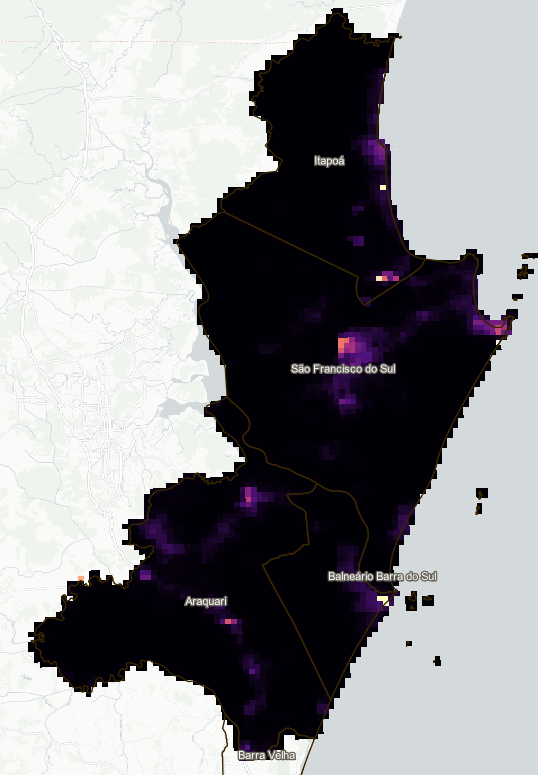
#> input picture assets/Joinville2015.png, 538 x 775 px
$ jupyter execute --allow-errors conurbacao_litoral_SC_joinville.ipynb
#> lines starting #> are read from the running program, lines starting #| are printed output that depends on the picture; after the words box and inside, x2 and y2 are one past the last pixel; in counts of white or black regions, pixels touching at a corner belong together; long printed decimals are rounded
[cell 1]
import matplotlib.pyplot as plt
from skimage import io
import numpy as np
import cv2
from skimage.color import rgb2gray
from sklearn.metrics.pairwise import euclidean_distances
from sklearn.cluster import DBSCAN

img = io.imread('assets/Joinville2015.png')
#> img is the input picture: shape (775, 538, 4); mean R, G, B, A 145.9, 146.1, 149.1, 255


if img.ndim == 3:
    if img.shape[-1] == 4:
        img = img[:, :, :3]
#> img: shape (775, 538, 3)
    img = rgb2gray(img)
#> img: shape (775, 538) float64


img = (img * 255).astype(np.uint8)

camada1 = (img >= 0) & (img < 50)
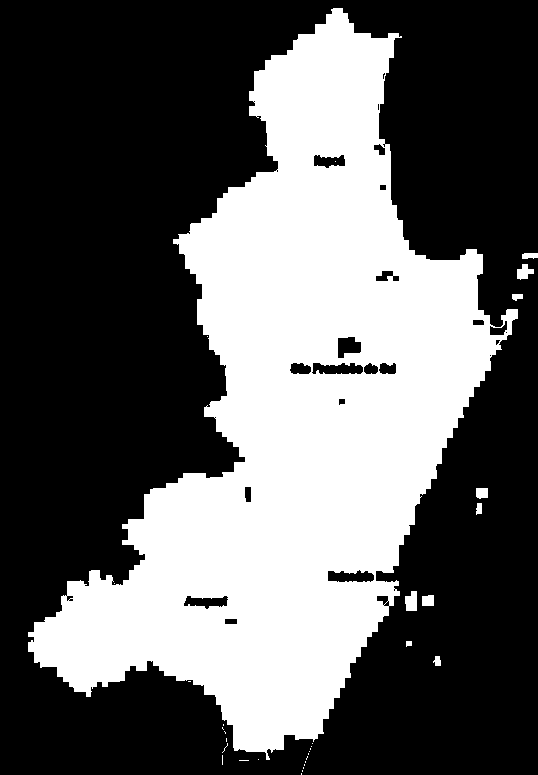
#> camada1: shape (775, 538) bool; 37.6% white; 33 white regions (23 under 20 px), largest, box (x1, y1, x2, y2) and area: (28, 8, 518, 760) 155741, (405, 591, 417, 611) 203, (517, 264, 534, 280) 171

camada2 = (img >= 50) & (img < 150)
#> camada2: shape (775, 538) bool; 0.75% white; 166 white regions (145 under 20 px), largest, box (x1, y1, x2, y2) and area: (338, 337, 361, 358) 357, (312, 363, 363, 374) 291, (328, 570, 374, 582) 230

camada3 = (img >= 150) & (img <= 255)
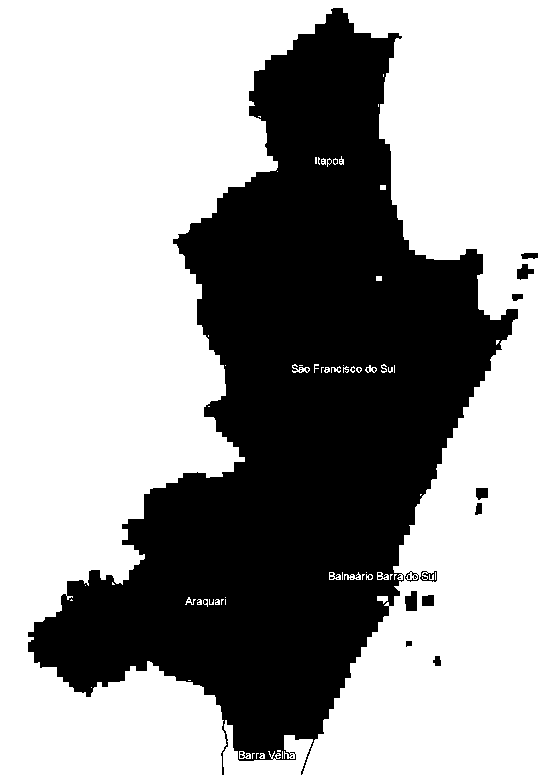
#> camada3: shape (775, 538) bool; 61.7% white; 37 black regions (25 under 20 px), largest, box (x1, y1, x2, y2) and area: (28, 8, 518, 775) 158665, (405, 591, 417, 611) 203, (517, 264, 534, 280) 172

fig, ax = plt.subplots(1,4, figsize=(15,5))

ax[0].imshow(img, cmap='gray')
ax[0].set_title('Original')

ax[1].imshow(camada1, cmap='gray')
ax[1].set_title('Escuros')

ax[2].imshow(camada2, cmap='gray')
ax[2].set_title('Médios')

ax[3].imshow(camada3, cmap='gray')
ax[3].set_title('Claros')

plt.show()

[cell 2]
from skimage import io
from skimage.color import rgb2gray
import numpy as np

def carregar_imagem(nome):

#> `area = np.sum(camada2)`: area = 3116
#> pass 2 of the loop `for ano in range(2015, 2026):`:
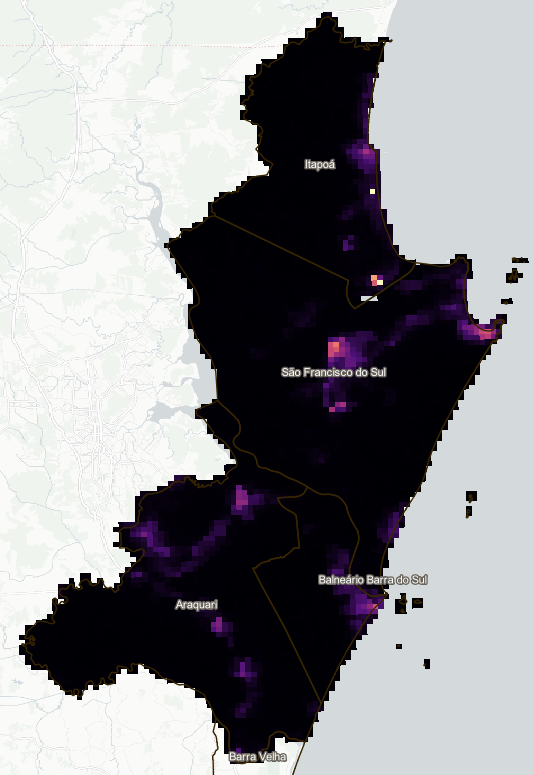
#> input picture assets/Joinville2016.png, 534 x 775 px
#> in carregar_imagem, img is the input picture: shape (775, 534, 4); mean R, G, B, A 145.5, 145.7, 148.7, 255
#> in carregar_imagem (call 2), `img = rgb2gray(img)`:
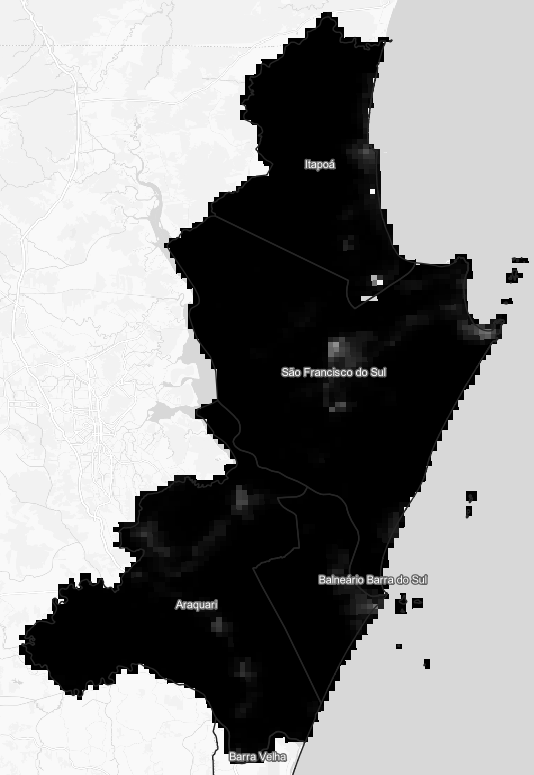
#> img: shape (775, 534) float64; min 0.00113, max 1, mean 0.572
#> `camada2 = (img >= 50) & (img < 150)`:
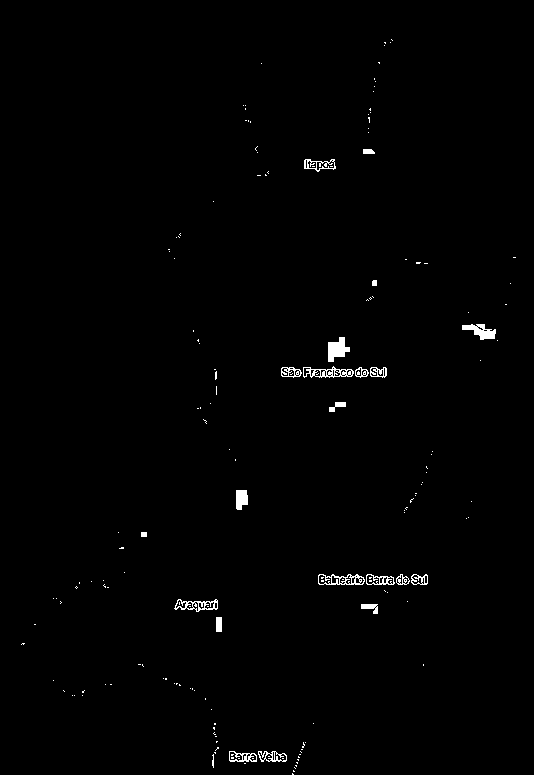
#> camada2: shape (775, 534) bool; 0.83% white; 172 white regions (150 under 20 px), largest, box (x1, y1, x2, y2) and area: (328, 337, 350, 362) 340, (462, 324, 496, 340) 293, (303, 366, 354, 378) 272
#> area = 3439
    img = io.imread(nome)

    if img.ndim == 3:

        if img.shape[-1] == 4:
            img = img[:, :, :3]

        img = rgb2gray(img)

    img = (img * 255).astype(np.uint8)

    return img

[cell 3]
anos = []
areas = []

#> (the rest of this cell did not finish here and is left out)

[cell 4]
anos = []
#> anos = []
#> `coords = np.column_stack( np.where(camada2) )`: coords = 3116 pairs, first value 23 to 774, second value 33 to 534
#> `labels = db.fit_predict(coords)`: labels = 3116 values, max 12 at index 2769, min -1 at index 0, mean 5.99
#> `clusters = len(set(labels))`: clusters = 14
#> `clusters -= 1`: clusters = 13
#> pass 2 of the loop `for ano in range(2015, 2026):`:
#> `coords = np.column_stack( np.where(camada2) )`: coords = 3439 pairs, first value 39 to 774, second value 21 to 515
#> `labels = db.fit_predict(coords)`: labels = 3439 values, max 12 at index 3079, min -1 at index 0, mean 5.46
#> `clusters = len(set(labels))`: clusters = 14
#> `clusters -= 1`: clusters = 13
num_clusters = []

#> (the rest of this cell did not finish here and is left out)

[cell 5]
plt.plot(
    anos,
    num_clusters,
    marker='o'
)

plt.xlabel('Ano')
plt.ylabel('Número de clusters')
plt.title('Fragmentação urbana')
plt.grid()

plt.show()

[cell 6]
from sklearn.cluster import KMeans

pixels = img.reshape(-1, 1)

kmeans = KMeans(n_clusters=4)

labels = kmeans.fit_predict(pixels)

segmentada = labels.reshape(img.shape)
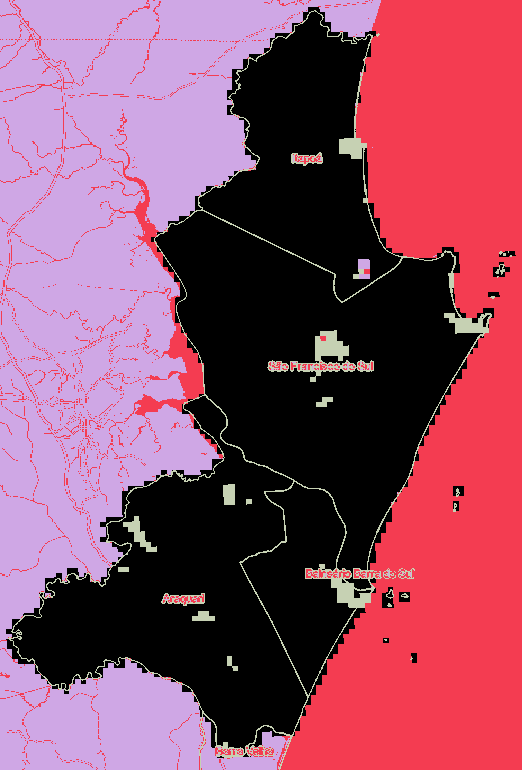
#> segmentada: shape (770, 522) int32; 4 distinct labels, from 0 to 3; one colour per label, 0 black

plt.imshow(segmentada, cmap='gray')
plt.colorbar()
plt.show()

[cell 7]
img2025 = io.imread('assets/Joinville2025.png')
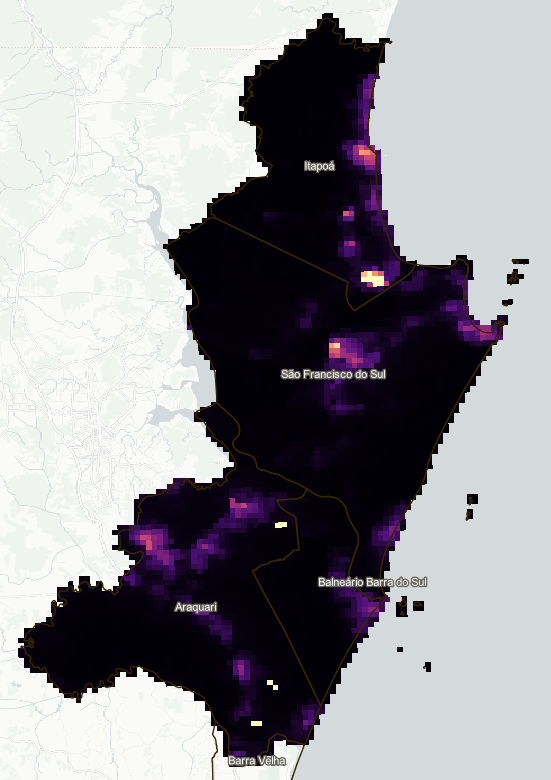
#> input picture assets/Joinville2025.png, 551 x 780 px
#> img2025 is the input picture: shape (780, 551, 4); mean R, G, B, A 149.4, 148.2, 153.4, 255


if img2025.ndim == 3:
    if img2025.shape[-1] == 4:
        img2025 = img2025[:, :, :3]
#> img2025: shape (780, 551, 3)
    img2025 = rgb2gray(img2025)
#> img2025: shape (780, 551) float64


img2025 = (img2025 * 255).astype(np.uint8)

camada12025 = (img2025 >= 0) & (img2025 < 50)
#> camada12025: shape (780, 551) bool; 36.2% white; 37 white regions (27 under 20 px), largest, box (x1, y1, x2, y2) and area: (18, 13, 508, 766) 154610, (396, 596, 408, 617) 199, (507, 269, 524, 285) 173

camada22025 = (img2025 >= 50) & (img2025 < 150)
#> camada22025: shape (780, 551) bool; 1.1% white; 157 white regions (127 under 20 px), largest, box (x1, y1, x2, y2) and area: (135, 530, 169, 565) 576, (329, 338, 363, 368) 475, (353, 145, 376, 170) 349

camada32025 = (img2025 >= 150) & (img2025 <= 255)
#> camada32025: shape (780, 551) bool; 62.7% white; 28 black regions (16 under 20 px), largest, box (x1, y1, x2, y2) and area: (18, 13, 508, 780) 158986, (396, 596, 408, 617) 199, (507, 269, 524, 286) 175

fig, ax = plt.subplots(1,4, figsize=(15,5))

ax[0].imshow(img2025, cmap='gray')
ax[0].set_title('Original')

ax[1].imshow(camada12025, cmap='gray')
ax[1].set_title('Escuros')

ax[2].imshow(camada22025, cmap='gray')
ax[2].set_title('Médios')

ax[3].imshow(camada32025, cmap='gray')
ax[3].set_title('Claros')

plt.show()

[cell 8]
pixels2025 = img2025.reshape(-1, 1)

kmeans2025 = KMeans(n_clusters=4)

labels2025 = kmeans2025.fit_predict(pixels2025)

segmentada2025 = labels2025.reshape(img2025.shape)
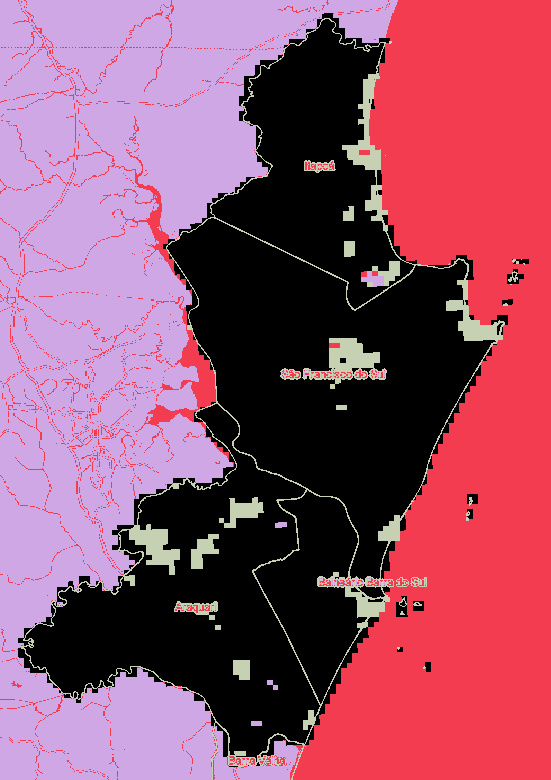
#> segmentada2025: shape (780, 551) int32; 4 distinct labels, from 0 to 3; one colour per label, 0 black

plt.imshow(segmentada2025, cmap='gray')
plt.colorbar()
plt.show()

[cell 9]
fig, ax = plt.subplots(1, 2, figsize=(10, 5))

ax[0].imshow(img, cmap='gray')
ax[0].set_title('2015')

ax[1].imshow(img2025, cmap='gray')
ax[1].set_title('2025')

plt.show()

[cell 10]
img2025 = cv2.resize(
    img2025,
    (img.shape[1], img.shape[0])
)
#> img2025: shape (770, 522)
diferenca = img2025.astype(np.int16) - img.astype(np.int16)

plt.figure(figsize=(10,8))
plt.imshow(diferenca, cmap='seismic')
plt.colorbar()
plt.title('Diferença 2025 - 2015')
plt.show()
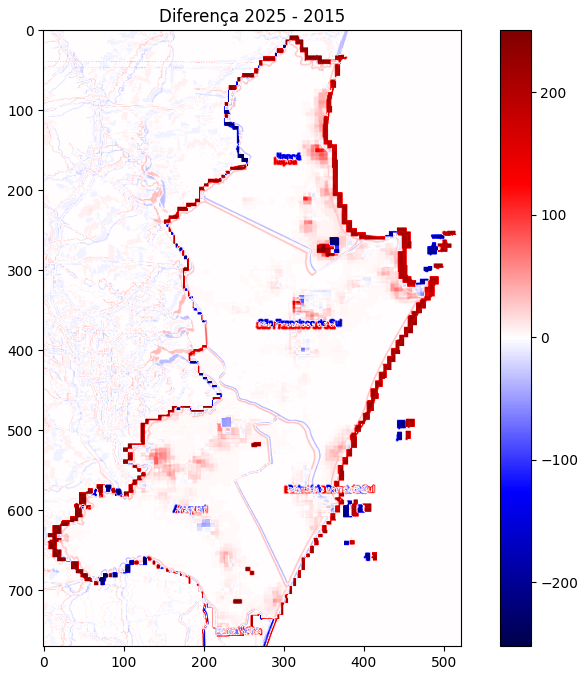
#> figure drawn by matplotlib, 2 panels

[cell 11]
coords = np.column_stack(
    np.where(camada22025)
)
#> coords = 4551 pairs, first value 43 to 779, second value 20 to 524

db = DBSCAN(
    eps=5,
    min_samples=20
)

labels = db.fit_predict(coords)
#> labels = 4551 values, max 19 at index 4193, min -1 at index 0, mean 10.01

valid_labels = labels[labels != -1]
#> valid_labels = 4264 values, max 19 at index 3952, min 0 at index 0, mean 10.75

clusters2025 = len(set(labels)) - (1 if -1 in labels else 0)
#> clusters2025 = 20

print("Clusters 2025:", clusters2025)
#| Clusters 2025: 20

if 0 in valid_labels and 1 in valid_labels:
    clusterA = coords[labels == 0]
#> clusterA = 61 pairs, first value 89 to 98, second value 363 to 373
    clusterB = coords[labels == 1]
#> clusterB = 370 pairs, first value 145 to 169, second value 353 to 375

    if len(clusterA) > 0 and len(clusterB) > 0:
        distancias = euclidean_distances(clusterA, clusterB)
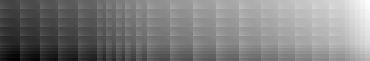
#> distancias: shape (61, 370) float64; min 47, max 80.75, mean 63.7; drawn with min black and max white
        distancia_minima_2025 = distancias.min()
#> distancia_minima_2025 = 47
        print("Distância mínima entres cidades 2025:", distancia_minima_2025)
#| Distância mínima entres cidades 2025: 47.0

[cell 12]
clusters = []

for label in set(labels):

    if label == -1:
        continue

    pontos = coords[labels == label]

    clusters.append(pontos)
#> this loop made 21 passes
#> label on pass 21: -1
#> after the loop, clusters = 20 items


clusters = sorted(
    clusters,
    key=lambda x: len(x),
    reverse=True
)

clusterA = clusters[0]
#> clusterA = 1017 pairs, first value 338 to 379, second value 280 to 385
clusterB = clusters[1]
#> clusterB = 576 pairs, first value 530 to 564, second value 135 to 168

[cell 13]
coords2015 = np.column_stack(np.where(camada2))
#> coords2015 = 3475 pairs, first value 31 to 769, second value 8 to 510
coords2025 = np.column_stack(np.where(camada22025))
#> coords2025 has the same summary as coords

db = DBSCAN(
    eps=5,
    min_samples=20
)

labels2015 = db.fit_predict(coords2015)
#> labels2015 = 3475 values, max 15 at index 3130, min -1 at index 0, mean 7.27

clusters2015 = len(set(labels2015)) - (1 if -1 in labels2015 else 0)
#> clusters2015 = 16

print("Clusters 2015:", clusters2015)
#| Clusters 2015: 16


valid_labels2015 = labels2015[labels2015 != -1]
#> valid_labels2015 = 3146 values, max 15 at index 2848, min 0 at index 0, mean 8.13

if 0 in valid_labels2015 and 1 in valid_labels2015:
    clusterA_2015 = coords2015[labels2015 == 0]
#> clusterA_2015 = 117 pairs, first value 138 to 153, second value 345 to 361
    clusterB_2015 = coords2015[labels2015 == 1]
#> clusterB_2015 = 175 pairs, first value 153 to 165, second value 291 to 322

    if len(clusterA_2015) > 0 and len(clusterB_2015) > 0:
        distancias_2015 = euclidean_distances(clusterA_2015, clusterB_2015)
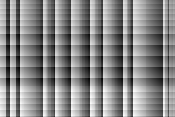
#> distancias_2015: shape (117, 175) float64; min 24.52, max 71.39, mean 49.3; drawn with min black and max white
        distancia_minima_2015 = distancias_2015.min()
#> distancia_minima_2015 = 24.52
        print("Distância mínima entre cidades 2015:", distancia_minima_2015)
#| Distância mínima entre cidades 2015: 24.515

[cell 14]
centroide2015 = coords2015.mean(axis=0)
#> centroide2015 = [463.8, 301.5]
centroide2025 = coords2025.mean(axis=0)
#> centroide2025 = [443.4, 307.2]

print("Centroide 2015:", centroide2015)
#| Centroide 2015: [463.818  301.538]
print("Centroide 2025:", centroide2025)
#| Centroide 2025: [443.419 307.185]

plt.figure(figsize=(10,8))

plt.imshow(img2025, cmap='gray')

plt.scatter(
    centroide2015[1],
    centroide2015[0],
    c='red',
    s=150,
    label='2015'
)

plt.scatter(
    centroide2025[1],
    centroide2025[0],
    c='blue',
    s=150,
    label='2025'
)

plt.legend()
plt.title("Deslocamento do centroide urbano")
plt.show()
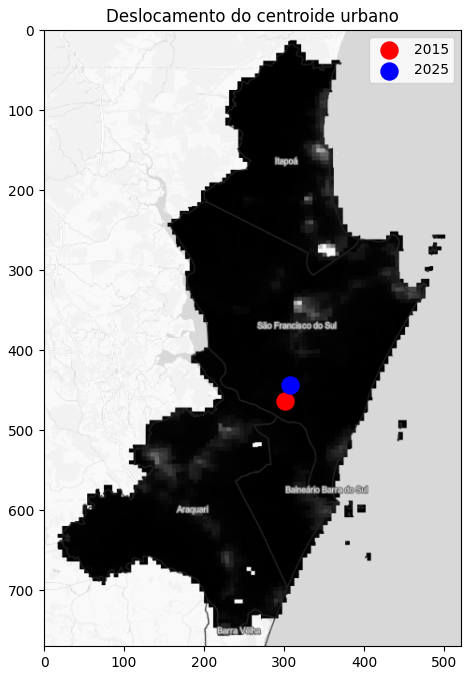
#> figure drawn by matplotlib, 1 panel

[cell 15]
area_20153 = np.sum(camada3)
#> area_20153 = 257104
area_20253 = np.sum(camada32025)
#> area_20253 = 269655
area_20152 = np.sum(camada2)
#> area_20152 = 3475
area_20252 = np.sum(camada22025)
#> area_20252 = 4551
area_20151 = np.sum(camada1)
#> area_20151 = 156730
area_20251 = np.sum(camada12025)
#> area_20251 = 155574


crescimento1 = ((area_20251 - area_20151) / area_20151) * 100
#> crescimento1 = -0.738
crescimento2 = ((area_20252 - area_20152) / area_20152) * 100
#> crescimento2 = 30.96
crescimento3 = ((area_20253 - area_20153) / area_20153) * 100
#> crescimento3 = 4.88


print("Crescimento urbano primeira camada: ", crescimento1, "%")
#| Crescimento urbano primeira camada:  -0.7376 %
print("Crescimento urbano segunda camada:", crescimento2, "%")
#| Crescimento urbano segunda camada: 30.964 %
print("Crescimento urbano terceira camada: ", crescimento3, "%")
#| Crescimento urbano terceira camada:  4.882 %

[cell 16]
img = carregar_imagem(
    'assets/Joinville2025.png'
)

camada2 = (img >= 50) & (img < 150)

h, w = camada2.shape

y1 = int(h * 0.40)
y2 = int(h * 0.60)

x1 = int(w * 0.35)
x2 = int(w * 0.65)

plt.figure(figsize=(10,8))

plt.imshow(camada2, cmap='gray')

plt.plot(
    [x1, x2, x2, x1, x1],
    [y1, y1, y2, y2, y1],
    'r',
    linewidth=2
)

plt.title('Faixa analisada')

plt.show()
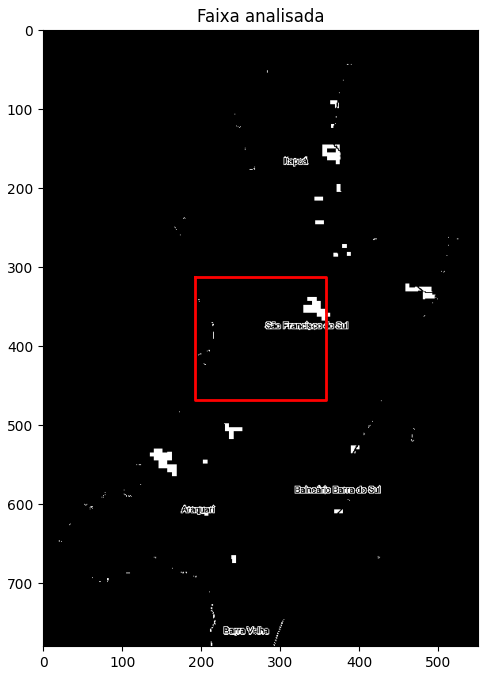
#> figure drawn by matplotlib, 1 panel
#> `coords = np.column_stack( np.where(camada2) )`: coords = 3116 pairs, first value 23 to 774, second value 33 to 534
#> `labels = db.fit_predict(coords)`: labels = 3116 values, max 12 at index 2769, min -1 at index 0, mean 5.99
#> the loop `for label in set(labels): ` made 14 passes
#> after the loop `for label in set(labels):`: clusters = 13 items
#> `clusterA = clusters[0]`: clusterA = 578 pairs, first value 363 to 373, second value 290 to 395
#> `clusterB = clusters[1]`: clusterB = 553 pairs, first value 570 to 581, second value 328 to 436
#> `distancia = euclidean_distances( clusterA, clusterB ).min()`: distancia = 197
#> pass 2 of the loop `for ano in range(2015, 2026):`:
#> `coords = np.column_stack( np.where(camada2) )`: coords = 3439 pairs, first value 39 to 774, second value 21 to 515
#> `labels = db.fit_predict(coords)`: labels = 3439 values, max 12 at index 3079, min -1 at index 0, mean 5.46
#> `clusterA = clusters[0]`: clusterA = 913 pairs, first value 337 to 377, second value 281 to 386
#> `clusterB = clusters[1]`: clusterB = 572 pairs, first value 574 to 584, second value 318 to 427

[cell 17]
anos_distancia = []
distancias_clusters = []

#> (the rest of this cell did not finish here and is left out)
